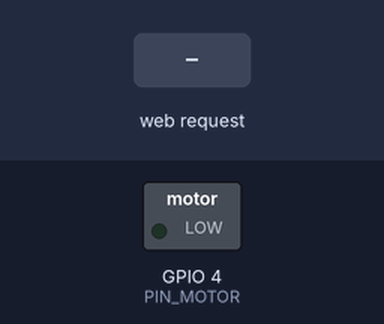
Bench run of a sketch on a simulated ESP8266 (Wemos D1 mini). Shown: switched loads named in the sketch (green lamp = pin HIGH). Inputs (shaded band) come from the test bench. What the sketch prints to the serial monitor is not drawn.

Above: at 1.2 s.
1.3 s: HTTP request GET /bomba?st=1 received
At 2.4 s:
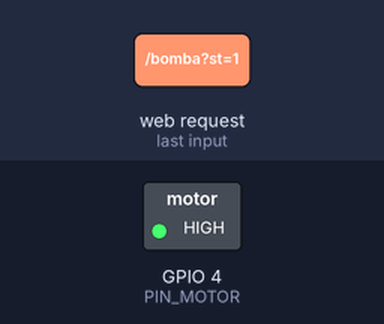
4.3 s: HTTP request GET /bomba received
At 4.7 s:
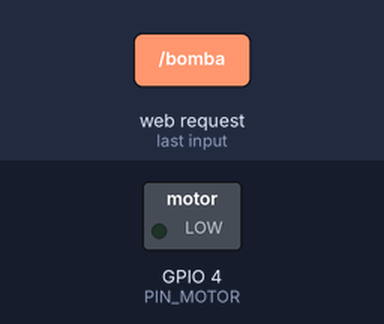
5.8 s: HTTP request GET /bomba?st=120 received
At 7.0 s:
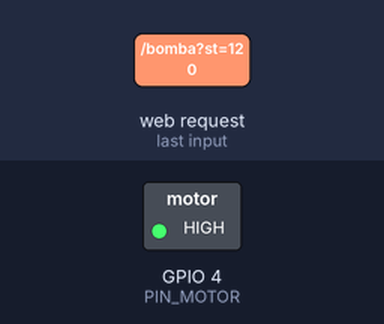
7.3 s: HTTP request GET /bomba?st=0 received
At 8.1 s:
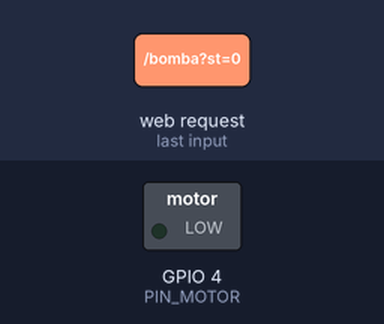
Timing chart, 0 to 9.8 s (numbered marks = the images above; inputs shaded):
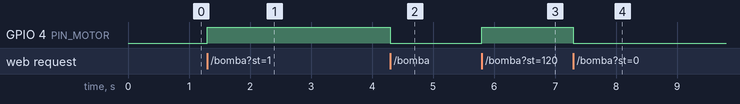

Measured:
- after the input at 1.3 s, GPIO 4 (PIN_MOTOR): LOW → HIGH at once
- after the input at 4.3 s, GPIO 4 (PIN_MOTOR): HIGH → LOW at once
- after the input at 5.8 s, GPIO 4 (PIN_MOTOR): LOW → HIGH at once
- after the input at 7.3 s, GPIO 4 (PIN_MOTOR): HIGH → LOW at once

The sketch:

codigo_esp.ino
```cpp
// (licence header left out)
#include <Arduino.h>
#include <ESP8266WiFi.h>
#include <ESPAsyncTCP.h>
#include <ESPAsyncWebServer.h>

#define PIN_MOTOR 4 // Pino D2 do Wemos

const char* ssid     = "Bebedouro"; // Nome da rede
const char* password = "123456789"; // Senha da rede

// AsyncWebServer objeto na porta 80
AsyncWebServer server(80);

bool buttonStatus = false; // Habilitando ou não o botão na página
bool motorStatus = false; // Status do motor bomba
uint8_t paramMotorStatus = 0;
uint8_t controlMode = 0;
uint16_t interval = 60; // Intervalo de acionamento do motor no modo automático (timeControl) em minutos

/* Prototipo da funcao */
void withOutControl(void);
void controlManual(void);
void timeControl(int interval);
String processor(const String& var);

/**
 * @brief Função que aciona a bomba, sem controle de tempo ou manual, acionamento constante
 */
void withOutControl(void){
  digitalWrite(PIN_MOTOR, HIGH);
  buttonStatus = false;
}

/**
 * @brief Função para o controle manual da bomba, habilitando o botão na página
 */
void controlManual(void) {
  Serial.println("Controle Manual");
  buttonStatus = true;
}

/**
 * @brief Função de acionamento por tempo do motor bomba
 * @param int Intervalo em minutos de desligada para ligada
 */
void timeControl(int i_interval){
  i_interval = i_interval*60*1000;
  digitalWrite(PIN_MOTOR, LOW);
  delay(i_interval);
  digitalWrite(PIN_MOTOR, HIGH);
  delay(15000); // Tempo que vai permanecer ligada 15s
}

/**
 * @brief Função para o controle manual da bomba,
 * recebe o status recebido e aciona o motor bomba
 * @param AsyncWebServerRequest ponteiro para o request HTTP_GET
 */
void manualControl(AsyncWebServerRequest* request) {
  bool st;

  if (request->hasParam("st"))
    st = request->getParam("st")->value().toInt();
  else
    st = 0;

  if(st){
    digitalWrite(PIN_MOTOR, HIGH);
    Serial.println("Motor: ON");
    request->send(200, "text/html", SendHTML());
  } else {
    digitalWrite(PIN_MOTOR, LOW);
    Serial.println("Motor: OFF");
    request->send(200, "text/html", SendHTML());
  }
}

/**
 * @brief Função que cria a página (HTML) de configuração
 * @return String com o HTML da página
 */
String SendHTML(){
  String ptr = "<!DOCTYPE html><html>";
  ptr.concat(F("<head><meta http-equiv='Content-Type' content='text/html; charset=utf-8'><meta name=\"viewport\" content=\"width=device-width, initial-scale=1.0, user-scalable=no\">"));
  ptr.concat(F("<title>Bebedouro para Gato</title>"));
  ptr.concat(F("<style>html {font-family: Arial, Helvetica, sans-serif; display: inline-block; margin: 0px auto; text-align: center;}"));
  ptr.concat(F("body{margin: 0;font-size: 1rem; color: #1e4659;background-color: #f2f2f2;} h3 {color: #444444;margin-bottom: 50px;}"));
  ptr.concat(F(".topnav{overflow: hidden; background-color: #04448c; text-align: center; color: white;}"));
  ptr.concat(F("form{border-radius: 5px;border-radius: 5px;padding: 20px;}"));
  ptr.concat(F("input {width: 100%;padding: 12px 20px;margin: 8px 0;display: inline-block;border: 1px solid #ccc;border-radius: 4px;box-sizing: border-box;}"));
  ptr.concat(F(".button {display: block;width: 80px;background-color: #3498db;border: none;color: white;padding: 13px 30px;text-decoration: none;font-size: 25px;margin: 0px auto 35px;cursor: pointer;border-radius: 4px;}"));
  ptr.concat(F(".button-on {background-color: #4caf50;}"));
  ptr.concat(F(".button-off {background-color: #f44336;}"));
  ptr.concat(F("table{border-collapse: collapse;} td{border: 1px solid #ffc107;padding:8px;}"));
  ptr.concat(F("</style></head>"));
  ptr.concat(F("<body><div class=\"topnav\"><h1>Bebedouro para Gato</h1></div>"));
  ptr.concat(F("<div><form name=\"formMode\"><div style=\"border: 1px solid #ffc107;\"><div style=\"background-color: #ffc107; padding: 10px; font-weight: bold;\"><label for=\"mode\">Modos de operação</label></div>"));
  ptr.concat(F("<table style=\"width: 100%;\"><tr><td style='width: 50%'><b>Modo atual:</b></td>"));
  if(paramMotorStatus == 0)
  {
    ptr.concat(F("<td>-</td></tr>"));
  } else if(paramMotorStatus == 1)
  {
    ptr.concat(F("<td>Ligada direto</td></tr>"));
    buttonStatus = false;
  } else if(paramMotorStatus == 2)
  {
    ptr.concat(F("<td>Acionamento por intervalo de tempo</td></tr>"));
    buttonStatus = false;
  } else if(paramMotorStatus == 3)
  {
    ptr.concat(F("<td>Acionamento manual</td></tr>"));
    buttonStatus = true;
  } else if(paramMotorStatus == 4)
  {
    ptr.concat(F("<td>Acionamento manual ou por intervalo de tempo</td></tr>"));
    buttonStatus = true;
  }

  ptr.concat(F("<tr><td colspan=\"2\"><b>Escolha o Modo de operação:</b></td></tr>"));
  ptr.concat(F("<tr><td colspan=\"2\"><select onchange=\"setmode()\" name=\"opMode\" id=\"mode\">"));
  ptr.concat(F("<option value=\"-\">-</option>"));
  ptr.concat(F("<option value=\"/mode?op=1\">Ligada</option>"));
  ptr.concat(F("<option value=\"/mode?op=2\">Por tempo</option>"));
  ptr.concat(F("<option value=\"/mode?op=3\">Manualmente</option>"));
  ptr.concat(F("<option value=\"/mode?op=4\">Por tempo e manualmente</option></select></td></tr></table></form></div>"));

  if(buttonStatus)
  {
    if(digitalRead(PIN_MOTOR) == LOW)
    {
      ptr.concat(F("<div><div style='background-color:#ffc107;padding: 10px;font-weight: bold;margin: auto;margin-bottom: 2%;width: 50%;'>Bebedouro: <span style='color: #f44336;'>Desligado</span></div><a class='button button-on' href=\"/bomba?st=1\">Ligar</a></div>"));
    } else {
      ptr.concat(F("<div><div style='background-color:#ffc107;padding: 10px;font-weight: bold;margin: auto;margin-bottom: 2%;width: 50%;'>Bebedouro: <span style='color: #4caf50;'>Ligado</span></div><a class='button button-off' href='/bomba?st=0'>Desligar</a></div>"));
    }
  } else {
    ptr.concat(F("<div><a class='button button-on' style='background-color:#c3c3c3;'> - </a></div>"));
  }

  ptr.concat(F("<script type=\"text/javascript\">function setmode(){"));
  ptr.concat(F("location=document.formMode.opMode.options[document.formMode.opMode.selectedIndex].value"));
  ptr.concat(F("}</script>"));
  ptr.concat(F("</body></html>"));

  return ptr;
}

/******************* Função em setup (setup) *********************/
void setup(){
  Serial.begin(115200);
  pinMode(PIN_MOTOR, OUTPUT);

  Serial.print("Access Point…");
  WiFi.softAP(ssid, password);

  IPAddress IP = WiFi.softAPIP();
  Serial.print("AP IP address: ");
  Serial.println(IP);

  Serial.println(WiFi.localIP());

  server.on("/", HTTP_GET, [](AsyncWebServerRequest* request) {
    request->send(200, "text/html", SendHTML());
  });

  server.on("/mode", HTTP_GET, [](AsyncWebServerRequest *request){
    if (request->hasParam("op"))
    {
      paramMotorStatus = request->getParam("op")->value().toInt();
      controlMode = paramMotorStatus;
    }
    else
    {
      paramMotorStatus = 0;
    }
    Serial.print("Modo: ");
    Serial.println(paramMotorStatus);

    request->send(200, "text/html", SendHTML());
  });

  server.on("/bomba", HTTP_GET, manualControl);

  // Start server
  server.begin();
}

/******************* Função em loop (loop) *********************/
/**
 * @brief Máquina de estados para os modos de acionamento do motor bomba
 */
void loop(){
  switch(controlMode){
    case 1:
      withOutControl(); // Acionamento direto, motor ligado todo o tempo
      break;
    case 2:
      timeControl(interval); // Acionamento por tempo (minutos)
      break;
    case 3:
      controlManual(); // Acionamento manual
      break;
    case 4: // Caso 4 o motor poderá ser acionado manualmente e pelo tempo
      controlManual(); // Acionamento manual
      timeControl(interval); // Acionamento direto, motor ligado todo o tempo
      break;
    default:
      timeControl(30); // Acionamento por tempo (30 minutos)
  }
}
```
